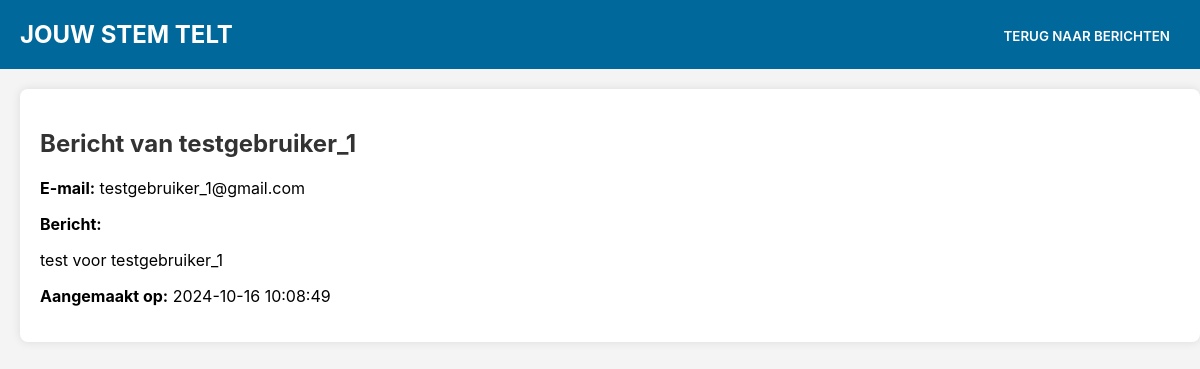
/website-jouw_stem_telt/admin/admin_viewmessages.php?id=18, run on the app's committed database.
### tables this page shows
CREATE TABLE `contact_messages` (
  `id` int(11) NOT NULL,
  `name` varchar(100) NOT NULL,
  `email` varchar(100) NOT NULL,
  `message` text NOT NULL,
  `created_at` timestamp NOT NULL DEFAULT current_timestamp()
);

### website-jouw_stem_telt/admin/admin_viewmessages.php (the view, shortened to what this page needs)
<?php
$mysqli = new mysqli("localhost", "root", "", "verkiezing_db");
if (isset($_GET['id'])) {
    $id = intval($_GET['id']);
    $stmt = $mysqli->prepare("SELECT name, email, message, created_at FROM contact_messages WHERE id = ?");
    $stmt->bind_param("i", $id);
    $stmt->execute();
    $stmt->bind_result($name, $email, $message, $created_at);
} else {
    die("Geen bericht opgegeven.");
}
?>
<!DOCTYPE html>
<html lang="nl">
<head>
    <link rel="stylesheet" href="../assets/css/admin.css">
</head>
<body>
<section class="navbar-section">
    <nav class="navbar">
        <div class="logo">JOUW STEM TELT</div>
        <ul>
            <li><a href="../admin/admin_messages.php">TERUG NAAR BERICHTEN</a></li>
        </ul>
    </nav>
</section>
<div class="container">
    <section class="content">
        <h1>Bericht van <?= htmlspecialchars($name); ?></h1>
        <p><strong>E-mail:</strong> <?= htmlspecialchars($email); ?></p>
        <p><strong>Bericht:</strong></p>
        <p><?= nl2br(htmlspecialchars($message)); ?></p>
        <p><strong>Aangemaakt op:</strong> <?= $created_at; ?></p>
    </section>
</div>
</body>
</html>

### website-jouw_stem_telt/assets/css/admin.css (style rules this page uses)
body { font-family: "Inter", sans-serif; margin: 0; padding: 0; background-color: #f4f4f4; }
.navbar-section { background-color: #01689b; padding: 20px 0; }
.navbar { max-width: 1200px; margin: 0 auto; color: white; display: flex; justify-content: space-between; align-items: center; padding: 0 20px; }
.navbar .logo { font-size: 24px; font-weight: bold; }
.navbar ul { list-style: none; display: flex; margin: 0; padding: 0; }
.navbar ul li { margin-left: 20px; }
.navbar ul li a { color: white; text-decoration: none; font-weight: 600; padding: 5px 10px; transition: background-color 0.3s; font-size: smaller; }
.container { display: flex; max-width: 1200px; margin: 20px auto; }
.content { flex-grow: 1; padding: 20px; background-color: white; border-radius: 8px; margin-left: 20px; box-shadow: 0px 0px 10px rgba(0, 0, 0, 0.1); }
.content h1 { color: #333; margin-bottom: 20px; }
a { color: #01689b; text-decoration: none; }

### data on the page
contact_messages: name "testgebruiker_1", email "testgebruiker_1@gmail.com", message "test voor testgebruiker_1", created_at "2024-10-16 10:08:49"
